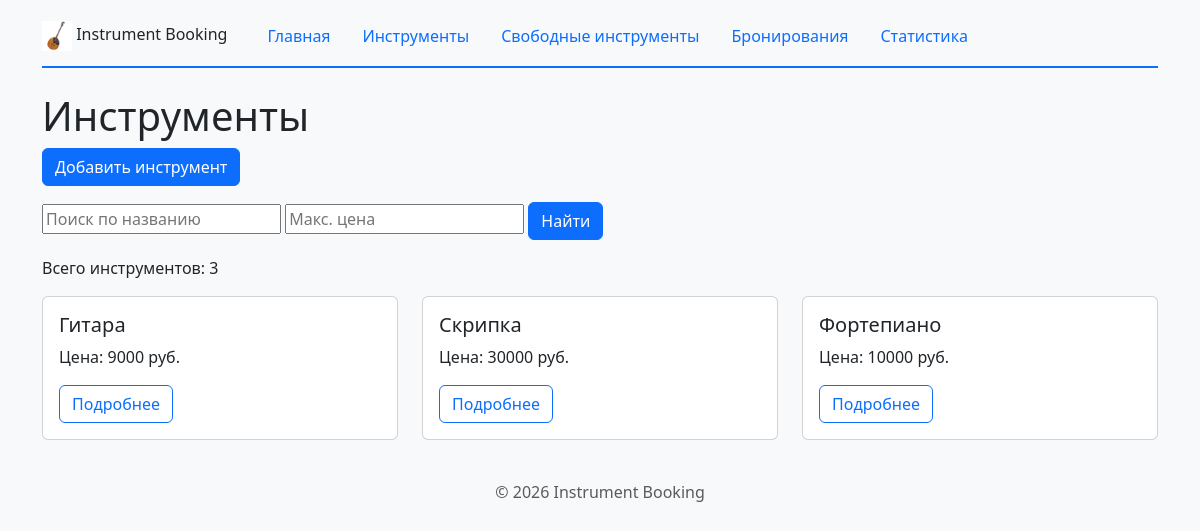
Screenshot of /instruments/ with the database file from the repository.
### instruments/models.py (models this page shows, shortened)
class Instrument(models.Model):
    name = models.CharField(max_length=200)
    price = models.IntegerField()
    image = models.ImageField(
        upload_to="instruments/",
        blank=True,
        null=True,
        verbose_name="Изображение",
    )
    class Meta:
        verbose_name = "Инструмент"
        verbose_name_plural = "Инструменты"
        ordering = ["name"]

### instruments/views.py (the view)
# urls.py: path("instruments/", include("instruments.urls")),
def instruments(request):
    instruments_list = Instrument.objects.all()
    query = request.GET.get("q")
    if query:
        instruments_list = instruments_list.filter(name__icontains=query)
    max_price = request.GET.get("max_price")
    if max_price and max_price.isdigit():
        instruments_list = instruments_list.filter(price__lte=int(max_price))
    return render(
        request,
        "instruments/instrument_list.html",
        {
            "instruments": instruments_list,
            "query": query or "",
            "max_price": max_price or "",
        },
    )

### instruments/templates/instruments/instrument_list.html (shortened to what this page needs)
{% extends "base.html" %}
{% block content %}
<h1>Инструменты</h1>
<a href="{% url 'instruments:instrument_create' %}" class="btn btn-primary mb-3">
    Добавить инструмент
</a>
<form method="get" class="mb-3">
    <input type="text" name="q" value="{{ query }}" placeholder="Поиск по названию">
    <input type="number" name="max_price" value="{{ max_price }}" placeholder="Макс. цена">
    <button type="submit" class="btn btn-primary">Найти</button>
</form>
<p>Всего инструментов: {{ instruments|length }}</p>
<div class="row">
    {% for ins in instruments %}
        {% include "instruments/includes/instrument_card.html" %}
    {% empty %}
        <p>Список инструментов пуст.</p>
    {% endfor %}
</div>
{% endblock %}

### instruments/templates/instruments/includes/instrument_card.html (shortened to what this page needs)
<div class="col-md-4 mb-3">
    <div class="card instrument-card h-100">
        <div class="card-body">
            <h5 class="card-title">{{ ins.name|default:"Без названия" }}</h5>
            <p class="card-text">Цена: {{ ins.price }} руб.</p>
            <a href="{% url 'instruments:instrument_detail' ins.id %}" class="btn btn-outline-primary">Подробнее</a>
        </div>
    </div>
</div>

### homepage/static/homepage/css/style.css (style rules this page uses)
.instrument-card { transition: transform 0.2s; }

### rows the page displays
Instrument: name "Гитара", price "9000"
Instrument: name "Скрипка", price "30000"
Instrument: name "Фортепиано", price "10000"

### other values shown
{{ instruments|length }} "3"
